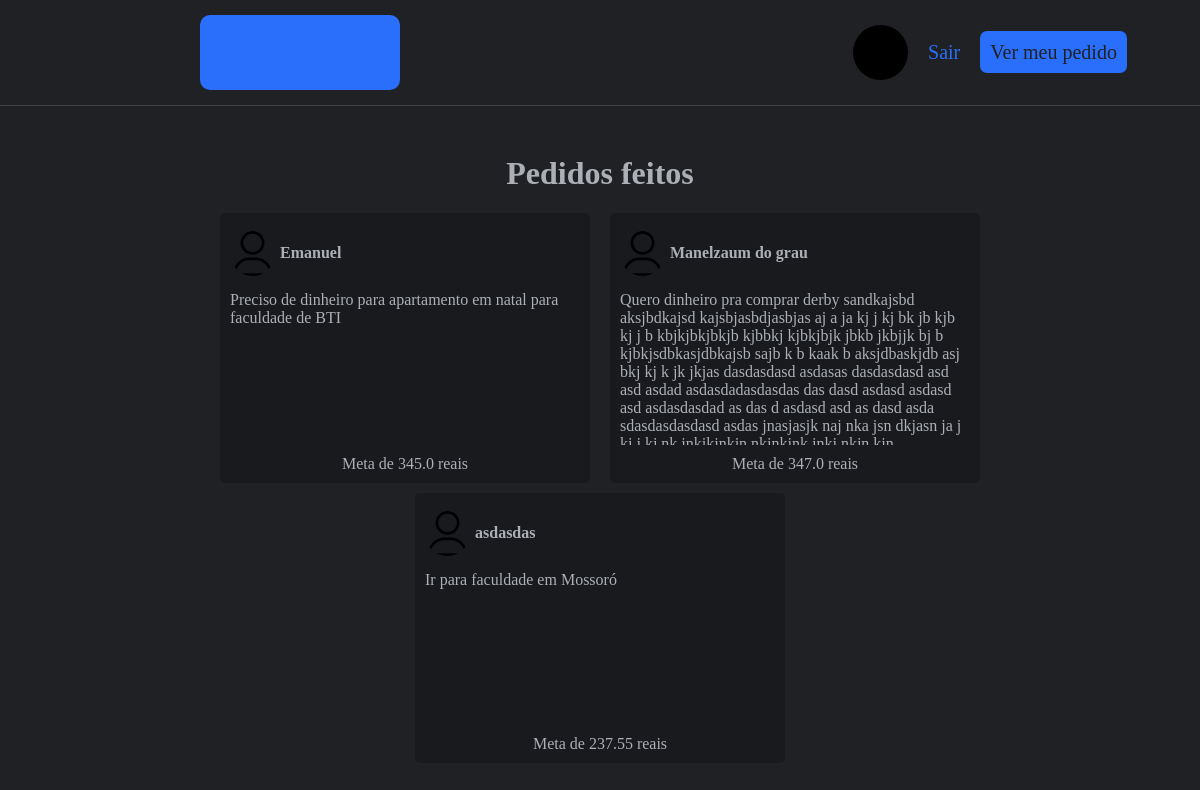
/index/ (signed in), run on the app's committed database.
### myapp/models.py (models this page shows, shortened)
class Profile(models.Model):
    user = models.ForeignKey(User, on_delete=models.CASCADE)
    name = models.CharField(max_length=40)
    cellphone = models.CharField(max_length=11)
    state = models.CharField(max_length=2, blank=True)
    city = models.CharField(max_length=20, blank=True)
    image = models.ImageField(upload_to="profile-images", blank=True)
    bio = models.TextField(blank=True)
    link_youtube = models.CharField(max_length=150, blank=True)
    link_instagram = models.CharField(max_length=150, blank=True)
    link_facebook = models.CharField(max_length=150, blank=True)
    link_linkedin = models.CharField(max_length=150, blank=True)

class Request(models.Model):
    user = models.ForeignKey(User, on_delete=models.CASCADE)
    description = models.TextField(max_length=250)
    amount = models.FloatField()

### myapp/views.py (the view)
# urls.py: path('index/', myapp.index, name="index"),
def index(request: HttpRequest):
    requests = Request.objects.all()
    data = []
    for req in requests:
        profile = Profile.objects.get(user_id=req.user.pk)
        checkImageExists(profile)
        data.append({"profile":profile,"request": req})
    return render(request, "myapp/index.html", context={"data": data})

### myapp/views.py (called while the page is built)
def checkImageExists(profile):
    print(profile.image)
    if not profile.image:
        return False
    fss = FileSystemStorage()
    if not fss.exists(str(profile.image).split("/")[-1]):
        profile.image = None
        profile.save()
        return False
    return True

### myapp/templates/myapp/index.html (shortened to what this page needs)
{% extends 'myapp/base.html' %}
{% load static %}
{% block content %}
<link rel="stylesheet" href="{% static 'css/index.css' %}">
<h1>Pedidos feitos</h1>
<div class="cards">
    {% for card in data %}
        <a onclick="document.getElementById('{{card.profile.user_id}}').submit()" class="card">
            <div class="card-header">
                <img
                    {% if card.profile.image %}
                        src="{{card.profile.image}}"
                    {% else %}
                        src="{% static 'images/user.png' %}"
                    {% endif %}
                alt="">
                <h4 class="card-title">{{card.profile.name}}</h4>
            </div>
            <div class="card-content">
                <p class="card-desc">{{card.request.description}}</p>
            </div>
            <div class="card-goal">
                Meta de {{card.request.amount}} reais
            </div>
        </a>
    {% endfor %}
</div>
{% endblock %}

### myapp/static/css/base.css (style rules this page uses)
html { height: 100%; color: #acb0b6; }
a { color: #296ffb; text-decoration: none; }
body { margin: 0px; display: flex; flex-direction: column; background-color: #202124; height: 100%; }

### myapp/static/css/index.css (style rules this page uses)
p { margin: 8px 0px 0px 0px; }
.card { width: 350px; height: 250px; background-color: #191a1e; border-radius: 5px; padding: 10px; display: flex; flex-direction: column; color: #acb0b6; }
.card-title { margin-left: 5px; }
.card-header { display: flex; align-items: center; }
.card-header img { width: 45px; height: 45px; border-radius: 22.5px; }
.card-content { display: flex; flex: 1; overflow-y: auto; }
.card-goal { display: flex; flex-direction: column; justify-content: center; align-items: center; padding-top: 10px; }
.cards { display: flex; width: 80%; flex-wrap: wrap; gap: 10px; justify-content: center; }

### data on the page
Profile: profile.name "Emanuel", request.description "Preciso de dinheiro para apartamento em natal para faculdade de BTI", request.amount "345.0"
Profile: profile.name "Manelzaum do grau", request.description "Quero dinheiro pra comprar derby sandkajsbd aksjbdkajsd kajsbjasbdjasbjas aj a ja kj j kj bk jb kjb kj j b kbjkjbkjbkjb kjbbkj kjbkjbjk jbkb jkbjjk bj b kjbkjsdbkasjdbkajsb sajb k b kaak b aksjdbaskjdb asj bkj kj k jk jkjas dasdasdasd asdasas dasdasdasd asd asd asdad asdasdadasdasdas das dasd asdasd asdasd asd asdasdasdad as das d asdasd asd as dasd asda sdasdasdasdasd asdas jnasjasjk naj nka jsn dkjasn ja j…", request.amount "347.0"
Profile: profile.name "asdasdas", request.description "Ir para faculdade em Mossoró", request.amount "237.55"
